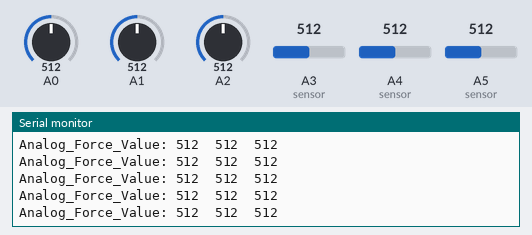
Bench run of a sketch on a simulated Arduino Uno, built with avr-gcc and run on an emulated ATmega328P. Parts: the last lines printed to the serial monitor. The inputs (shaded band) are chosen by the test bench; at power-on: A3 (sensor) = 512, A4 (sensor) = 512, A5 (sensor) = 512, A0 = 512, A1 = 512, A2 = 512.

Above: at 1.2 s.
1.3 s: A3 (sensor) set to 109
At 2.2 s:
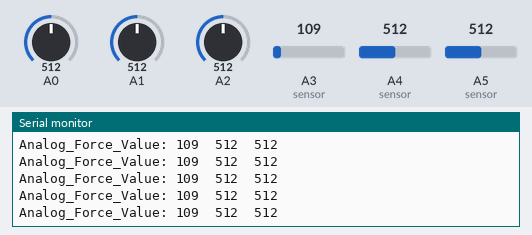
4.3 s: A3 (sensor) set to 94
At 5.3 s:
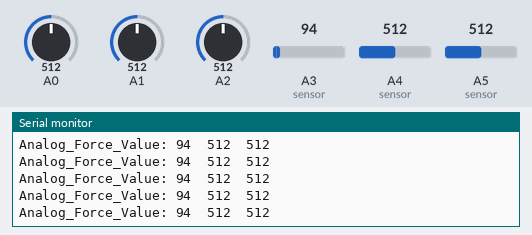
5.8 s: A4 (sensor) set to 108
At 6.7 s:
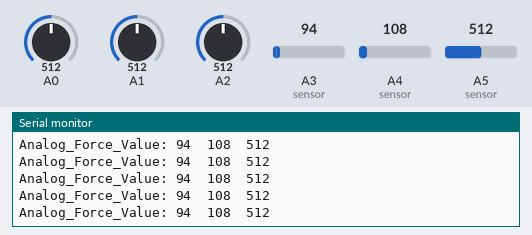
7.3 s: A4 (sensor) set to 88
At 8.3 s:
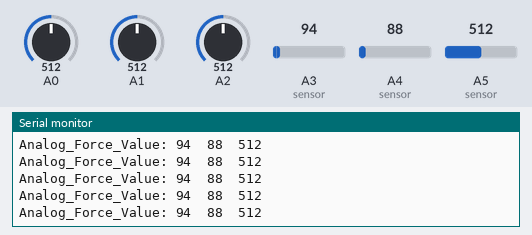
11.8 s: A5 (sensor) set to 110
At 12.9 s:
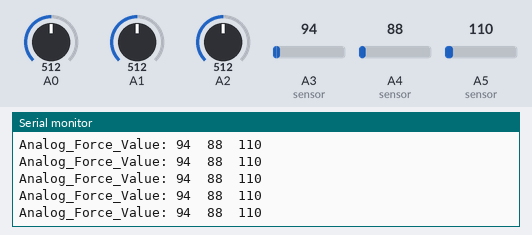
14.8 s: A5 (sensor) set to 93
At 15.9 s:
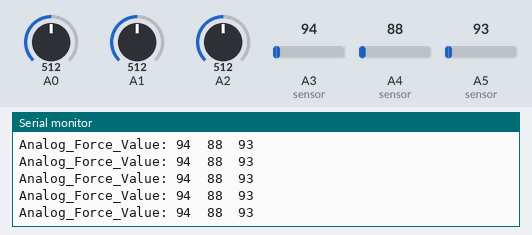
Timing chart, 0 to 17.3 s (numbered marks = the images above; inputs shaded):
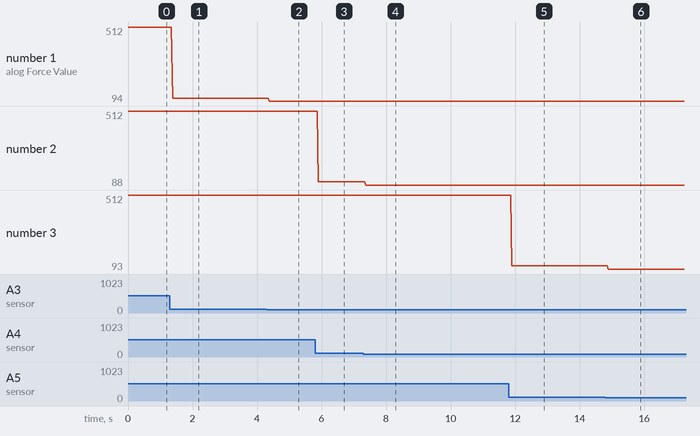

Measured:
- after the input at 1.3 s, the serial monitor: prints a new line after 0.08 s (image 1)
- after the input at 4.3 s, the serial monitor: prints a new line after 0.09 s (image 2)
- after the input at 5.8 s, the serial monitor: prints a new line after 0.10 s (image 3)
- after the input at 7.3 s, the serial monitor: prints a new line after 0.07 s (image 4)
- after the input at 11.8 s, the serial monitor: prints a new line after 0.10 s (image 5)
- after the input at 14.8 s, the serial monitor: prints a new line after 0.09 s (image 6)
- plotted number 1: 512 → 109 after the input at 1.3 s, 109 → 94 after the input at 4.3 s
- plotted number 2: 512 → 108 after the input at 5.8 s, 108 → 88 after the input at 7.3 s

The sketch:

Medium_Fidelity_Prototype.ino
```cpp
/*********************************************
John David Villarreal
Medium Fidelity Code Prototype
Rice University Dismount Zone Alert Device
*********************************************/

/***
* Setup Variables
*/

unsigned short photo_0, photo_1, photo_2;   //Set Up Registers to hold photoresistor readings
unsigned short force_0, force_1, force_2;   //Set up Registers to hold force sensor readings
                                            //Use an unsigned short to maximize refresh time

const int baud = 9600;                      //Set up a refresh rate for the serial monitor

const short light_threshold = 300;          //Establish a light threshold for the photoresistor array
                                            //The threshold was determined experimentally using the values read from the sensor

const short force_threshold = 3;            //Establish a force threshold for the force sensor array
                                            //The threshold was determined experimentally using the values read from the sensor

const short photo_led = 2;                  //Assign a short for the Corresponding Physical Digital Pin. This pin corresponds to the net indicator led for the photoresistor
const short force_led_1 = 3;                //Assign a short for the Corresponding Physical Digital Pin. This pin corresponds to a single led
const short force_led_2 = 4;                //Assign a short for the Corresponding Physical Digital Pin. This pin corresponds to a single led
const short force_led_3 = 5;                //Assign a short for the Corresponding Physical Digital Pin. This pin corresponds to a single led
const short force_led = 6;                  //Assign a short for the Corresponding Physical Digital Pin. This pin corresponds to the net indicator led for the force sensor array

/*
 * Setup
 */

void led_setup() {

  pinMode(photo_led, OUTPUT);               //Define the pinmode to the corresponding didgital pin. See code above where the vars were assigned
  pinMode(force_led_1, OUTPUT);             //Define the pinmode to the corresponding didgital pin. See code above where the vars were assigned
  pinMode(force_led_2, OUTPUT);             //Define the pinmode to the corresponding didgital pin. See code above where the vars were assigned
  pinMode(force_led_3, OUTPUT);             //Define the pinmode to the corresponding didgital pin. See code above where the vars were assigned
  pinMode(force_led, OUTPUT);               //Define the pinmode to the corresponding didgital pin. See code above where the vars were assigned

}

void setup() {
  // put your setup code here, to run once:

  Serial.begin(baud);                       //Begin the serial monitor/plotter readings at the set baud speed

}

/***
* Objects
*/

void photo_output() {

  photo_0 = analogRead(A0);                 //Store the reading from the first photoresistor into the corresponding register
  photo_1 = analogRead(A1);                 //Store the reading from the second photoresistor into the corresponding register
  photo_2 = analogRead(A2);                 //Store the reading from the third photoresistor into the corresponding register

  //Perform a logic test.
  //If any of the photoresistors registers a value greater than the threshold, turn on the photoresistor indicator led on to indicate the reading was successful
  if(photo_0 >= light_threshold || photo_1 >= light_threshold || photo_2 >= light_threshold){

    //Serial.println("LED Lights On");      //Write to the serial monitor the lights are turned on
    digitalWrite(photo_led, HIGH);          //Turn on the led while the condition is true
  } else {
    digitalWrite(photo_led, LOW);           //Turn off the led while the condition is false (This logical statement is run over and over, so it refreshes according to the cycle time)
  }

}

void comparator() {

  //Perform a logic test.
  //If any of the force sensors registers a value greater than or equal to the threshold, continue with the subsequent logical statements
  if(force_0 >= force_threshold or force_1 >= force_threshold or force_2 >= force_threshold){

    //If two force sensors are equal to each other and they are not equal to each other at zero:
    if(force_0 == force_1 and force_0 != 0 and force_1 != 0) {

      digitalWrite(force_led, HIGH);        //Turn on the force indicator led

    }
    else if(force_1 == force_2 and force_1 != 0 and force_2 != 0) {

      digitalWrite(force_led, HIGH);        //Turn on the force indicator led

    }
    else if(force_2 == force_0 and force_2 != 0 and force_0 != 0) {

      digitalWrite(force_led, HIGH);        //Turn on the force indicator led

    }

  } else {
    digitalWrite(force_led, LOW);           //Turn off the led while the condition is false (This logical statement is run over and over, so it refreshes according to the cycle time)
  }

}

void force_output() {

  force_0 = analogRead(A3);                 //Store the force sensor reading from the first force sensor into the corresponding register
  force_1 = analogRead(A4);                 //Store the force sensor reading from the second force sensor into the corresponding register
  force_2 = analogRead(A5);                 //Store the force sensor reading from the third force sensor into the corresponding register


  //For the following 3 logical statements:
  //If any of the force sensors registers a value above the threshold, turn on their corresponding LED, otherwise keep them off
  if(force_0 >= force_threshold){
    digitalWrite(force_led_1, HIGH);
  } else {
    digitalWrite(force_led_1, LOW);
  }

  if(force_1 >= force_threshold) {
    digitalWrite(force_led_2, HIGH);
  } else {
    digitalWrite(force_led_2, LOW);
  }

  if(force_2 >= force_threshold) {
    digitalWrite(force_led_3, HIGH);
  } else {
    digitalWrite(force_led_3, LOW);
  }

  comparator();                             //Execute the comparator function
                                            //The comparator function is what differentiates a pedestrian from a rider
}

/*
 * Loops
 */

void loop() {
  // put your main code here, to run repeatedly:
  photo_output();                           //Execute the photo_output function
                                            //The photo_output function is what conducts the logic for the photoresistors
  force_output();                           //Execute the force_output function
                                            //The force_output function is hwat conducts the logic for the force sensors

  Serial.print("Analog_Force_Value: ");     //For testing, print the force sensor values to the serial monitor and plotter

  Serial.print(force_0);
  Serial.print("\t");

  Serial.print(force_1);
  Serial.print("\t");

  Serial.print(force_2);
  Serial.println("\t");                     //Use a tab and println to seperate one set of data from the subsequent set of data

}
```
